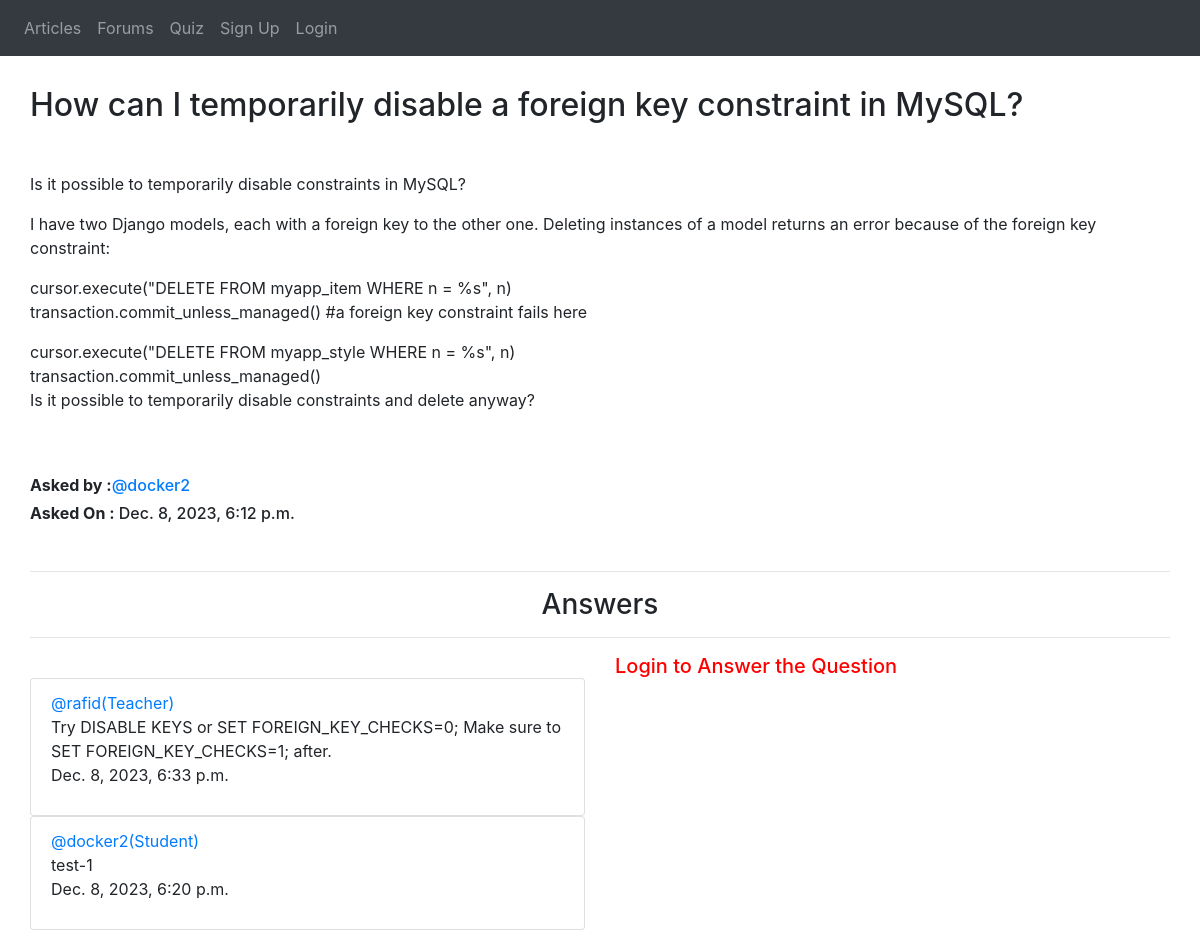
Screenshot of /forum/question_detail/3/ with the database file from the repository.
### App_Forum/models.py (models this page shows, shortened)
class Question_post(models.Model):
    author = models.ForeignKey(User, on_delete=models.CASCADE, related_name='post_questions')
    description = models.TextField(blank=True)
    title = models.CharField(max_length=264,  blank= False)
    upload_date = models.DateTimeField(auto_now_add=True)
    update_date = models.DateTimeField(auto_now=True)
    class Meta:
        ordering = ('-upload_date',)

class Answers(models.Model):
    question = models.ForeignKey(Question_post, on_delete= models.CASCADE, related_name='question_answers')
    user = models.ForeignKey(User, on_delete= models.CASCADE, related_name='user_aswer')
    answer=  models.TextField()
    answer_date= models.DateTimeField(auto_now_add=True)
    class Meta:
        ordering = ('-answer_date',)

### App_Login/models.py (models this page shows)
class UserProfile(models.Model):
    user = models.OneToOneField(User, on_delete=models.CASCADE, related_name='related_name_user')
    account_type = models.CharField(
        max_length=10,
        choices=(('Student', 'Student'),('Teacher', 'Teacher'),)
    )

### App_Forum/views.py (the view, shortened to what this page needs)
# urls.py: path('question_detail/<pk>/', views.question_detail, name="question_detail"),
def question_detail(request, pk):
    question = get_object_or_404(Question_post, pk=pk)
    answer_form = AnswerForm(request.POST)
    return render(request, 'App_Forum/question_details.html', {'question': question, 'answer_form': answer_form,})

### templates/App_Forum/question_details.html (shortened to what this page needs)
{% extends 'navbar.html' %}
{% load crispy_forms_tags %}
{% block body_block %}
        <div>
            <h2>{{ question.title }}</h2>
            <br>
            <p>{{ question.description|linebreaks }}</p>
            <br><br>
            <h6><strong>Asked by :</strong><a href="#">@{{ question.author }}</a></h6>
            <h6><strong>Asked On :</strong> {{question.upload_date}}</h6>
            <br>
        </div>
        <hr>
            <center>
                <h3>Answers</h3>
            </center>
        <hr>
        <div class='row'>
            <div class='col-sm-6'>
                <br>
                {% for answer in question.question_answers.all %}
                    <ul class="list-group">
                        <li class="list-group-item">
                            <p>
                                <a href="#">@{{answer.user}}({{answer.user.related_name_user.account_type}})<br></a>
                                {{answer.answer}}<br>
                                <h8>{{answer.answer_date}}</h8>
                            </p>
                        </li>
                    </ul>
                {% endfor %}
            </div>
            <div class="col-sm-6">
                {% if user.is_authenticated %}
                    <form method="post">
                        {{ answer_form|crispy}}
                        {% csrf_token %}
                        <button type="submit" class="btn btn-primary btn-sm">Post an Answer</button>
                    </form>
                {% else %}
                    <h5 style="color: red">Login to Answer the Question</h5>
                {% endif %}
            </div>
        </div>
{% endblock %}

### templates/navbar.html (shortened to what this page needs)
<!DOCTYPE html>
<html lang="en">
<head>
    <link rel="stylesheet" href="https://maxcdn.bootstrapcdn.com/bootstrap/4.4.1/css/bootstrap.min.css">
    <link href="https://maxcdn.bootstrapcdn.com/font-awesome/4.7.0/css/font-awesome.min.css" rel="stylesheet">
</head>
<body>
    <nav class="navbar navbar-expand-sm bg-dark navbar-dark">
        <ul class="navbar-nav">
            <li class="nav-item-active">
                <a class="nav-link" href="{% url 'App_Article:article_lists' %}">Articles</a>
            </li>
            <li class="nav-item-active">
                <a class="nav-link" href="{% url 'App_Forum:question_lists' %}">Forums</a>
            </li>
            <li class="nav-item-active">
                <a class="nav-link" href="{% url 'App_Quiz:exam_list' %}">Quiz</a>
            </li>
            {% if user.is_authenticated %}
                <div clas='nav-item dropdown'>
                    <a class="nav-link dropdown-toggle" href="#" id="navbardrop" data-toggle="dropdown">
                        @{{user.username}}({{user.related_name_user.account_type}})
                    </a>
                    <div class="dropdown-menu">
                        <a class="dropdown-item" href="{% url 'App_Login:logout'%}">Logout</a>
                    </div>
                </div>
            {% else %}
                <li class="nav-item">
                    <a class="nav-link" href="{% url 'App_Login:signup' %}">Sign Up</a>
                </li>
                <li class="nav-item">
                    <a class="nav-link" href="{% url 'App_Login:login' %}">Login</a>
                </li>
            {% endif %}
        </ul>
    </nav>
    <div class="container" style="padding: 30px 0 20px 0">
        {% block body_block %}
        {% endblock %}
    </div>
</body>
</html>

### rows the page displays
Question_post: title "How can I temporarily disable a foreign key constraint in MySQL?", description "Is it possible to temporarily disable constraints in MySQL? I have two Django models, each with a foreign key to the other one. Deleting instances of a model returns an error because of the foreign key constraint: cursor.execute(\"DELETE FROM myapp_item WHERE n = %s\", n) transaction.commit_unless_managed() #a foreign key constraint fails here cursor.execute(\"DELETE FROM myapp_style WHERE n = %s\", n) transaction.commit_unless_managed() Is it possible to temporarily disable constraints and delete anyway?", author "docker2", upload_date "Dec. 8, 2023, 6:12 p.m."
Answers: user "rafid", user.related_name_user.account_type "Teacher", answer "Try DISABLE KEYS or SET FOREIGN_KEY_CHECKS=0; Make sure to SET FOREIGN_KEY_CHECKS=1; after.", answer_date "Dec. 8, 2023, 6:33 p.m."
Answers: user "docker2", user.related_name_user.account_type "Student", answer "test-1", answer_date "Dec. 8, 2023, 6:20 p.m."
